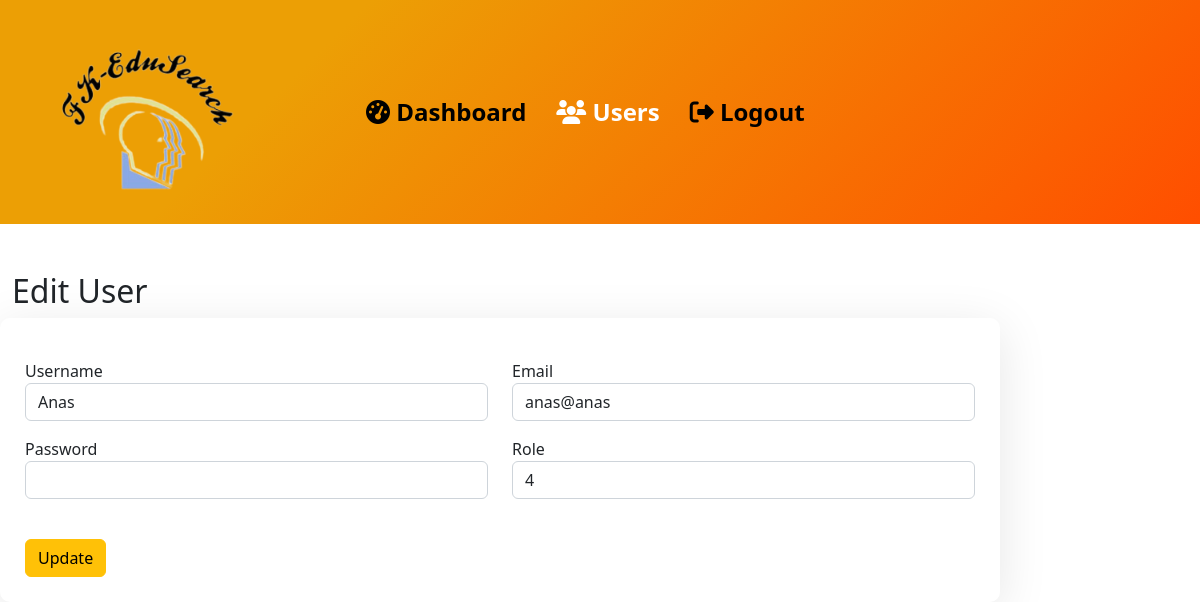
Page /user-edit.php?id=6 (signed in) on the committed database.
### tables this page shows
CREATE TABLE `user` (
  `id` int(11) NOT NULL,
  `username` varchar(225) NOT NULL,
  `email` varchar(225) NOT NULL,
  `password` varchar(500) NOT NULL,
  `role` int(10) NOT NULL,
  `date` varchar(225) NOT NULL
);

### user-edit.php (the view, shortened to what this page needs)
<!doctype html>
<html lang="en">
  <head>
    <link href="https://cdn.jsdelivr.net/npm/bootstrap@5.2.3/dist/css/bootstrap.min.css" rel="stylesheet">
    <link rel="stylesheet" href="assets/css/style2.css">
  </head>
  <body>
    <?php
        include('assets/config/dbcon.php');
        $myid = $_GET['id'];
        $qry = "SELECT * FROM `user` WHERE `id`='$myid'";
        $result = $conn->query($qry);
        if ($result->num_rows > 0) {
            while($row = $result->fetch_assoc()) {
               $username = $row['username'];
               $email = $row['email'];
               $role = $row['role'];
            }
        }
    ?>
      <nav class="navbar">
        <a class="navbar-brand" href="#">
            <img src="assets/img/logo.png" width="80%" alt="" srcset="">
        </a>
        <div class="navbar-items">
            <a class="nav-link" href="index.php">
                <i class="fa fa-dashboard"></i> Dashboard
            </a>
            <a class="nav-link active" href="users.php">
                <i class="fa fa-users"></i> Users
            </a>
            <a class="nav-link" href="logout.php">
                <i class="fa fa-sign-out"></i> Logout
            </a>
        </div>
    </nav>
        <div class="col-10">
            <div class="container mt-5">
                <div class="row">
                    <div class="col-md-12">
                        <h2>Edit User</h2>
                    </div>
                </div>
                <div class="row">
                    <div class="col-md-12 table_box">
                        <form action="" method="post">
                            <div class="row">
                                <div class="col-md-6 mt-3">
                                    <label for="uname">Username</label>
                                    <input type="text" name="uname" value="<?php echo $username;?>" id="uname" required class="form-control">
                                </div>
                                <div class="col-md-6 mt-3">
                                    <label for="email">Email</label>
                                    <input type="email" name="email" id="email" value="<?php echo $email;?>" required class="form-control">
                                </div>
                            </div>
                            <div class="row">
                                <div class="col-md-6 mt-3">
                                    <label for="pass">Password</label>
                                    <input type="password" name="pass" id="pass"  class="form-control">
                                </div>
                                <div class="col-md-6 mt-3">
                                    <label for="role">Role</label>
                                    <select name="role" id="role" required class="form-control">
                                        <option value="<?php echo $role;?>"><?php echo $role;?></option>
                                    </select>
                                </div>
                            </div>
                            <div class="row">
                                <div class="col-md-12 mt-3">
                                    <br>
                                    <input type="submit" name="submit" value="Update" class="btn btn-warning">
                                </div>
                            </div>
                        </form>
                    </div>
                </div>
            </div>
        </div>
  </body>
</html>

### assets/css/style2.css (style rules this page uses)
html, body { margin:0; padding: 0; overflow-x: hidden; }
.active { color:#fff; }
.table_box { box-shadow: rgba(0, 0, 0, 0.1) 0px 10px 50px; padding: 25px; border-radius: 10px; }
.navbar { background-color: #ff4e00; background-image: linear-gradient(315deg, #ff4e00 0%, #ec9f05 74%); display: flex; justify-content: flex-start; align-items: center; padding: 20px; }
.navbar-items { display: flex; justify-content: flex-start; align-items: center; margin-left: 20px; }
.nav-link { margin-right: 20px; font-size: 2em; }
.navbar .nav-link { color: #000; font-weight: bold; padding: 10px; }
.navbar .nav-link.active { color: #ffff; }
.nav-link { margin-right: 10px; font-size: 1.5em; }
.navbar .nav-link.active, .navbar .nav-link:hover { color: #ffff; }

### rows in the picture
user: uname "Anas", email "anas@anas", role "4"
